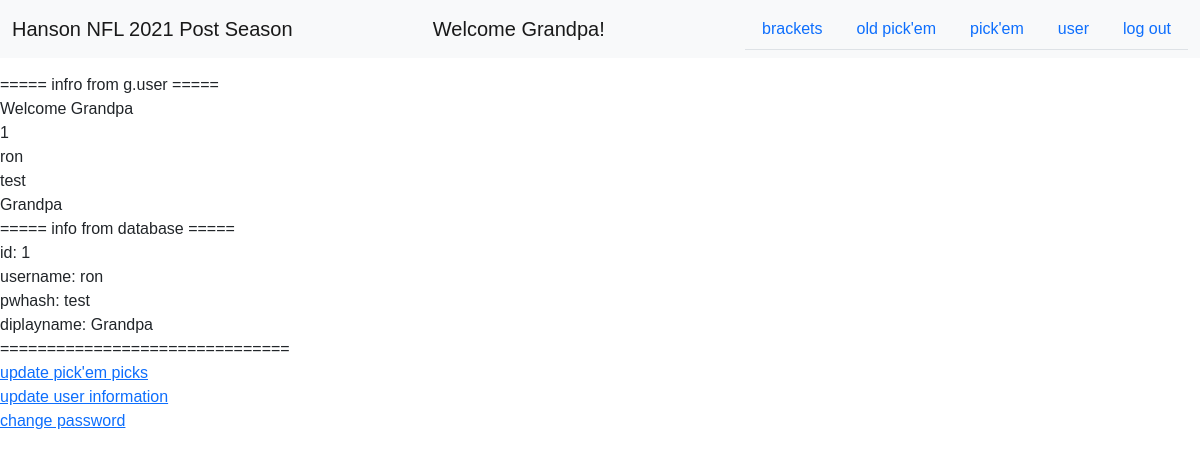
The app's page /user/user (signed in) with its own data.
### tables this page shows
CREATE TABLE user (
    id INTEGER PRIMARY KEY AUTOINCREMENT,
    username TEXT UNIQUE NOT NULL,
    pwhash TEXT NOT NULL,
    displayname TEXT NOT NULL
);

### nfl/user.py (the view)
@bp.route('/user', methods=('GET', 'POST'))
@login_required
def user():
    db = get_db()
    user = db.execute(
        'SELECT * FROM user WHERE id=?', (g.user['id'],)
    ).fetchall()
    return render_template('user/user.html', user=user)

### nfl/auth.py (called while the page is built)
@bp.before_app_request
def load_logged_in_user():
    user_id = session.get('user_id')
    if user_id is None:
        g.user = None
    else:
        g.user = get_db().execute(
            'SELECT * FROM user WHERE id = ?', (user_id,)
        ).fetchone()

def login_required(view):
    @functools.wraps(view)
    def wrapped_view(**kwargs):
        if g.user is None:
            return redirect(url_for('auth.login'))
        return view(**kwargs)
    return wrapped_view

### nfl/db.py (called while the page is built)
def get_db():
    if 'db' not in g:
        g.db = sqlite3.connect(
            current_app.config['DATABASE'],
            detect_types=sqlite3.PARSE_DECLTYPES
        )
        g.db.row_factory = sqlite3.Row
    return g.db

### nfl/templates/user/user.html (shortened to what this page needs)
{% extends "base.html" %}
{% block content %}
    <div>===== infro from g.user =====</div>
    <div>Welcome {{ g.user['displayname'] }}</div>
    <div>{{ g.user['id'] }}</div>
    <div>{{ g.user['username'] }}</div>
    <div>{{ g.user['pwhash'] }}</div>
    <div>{{ g.user['displayname'] }}</div>
    <div>===== info from database =====</div>
    {% for thing in user %}
        <div>id: {{ thing['id'] }}</div>
        <div>username: {{ thing['username'] }}</div>
        <div>pwhash: {{ thing['pwhash'] }}</div>
        <div>diplayname: {{ thing['displayname'] }}</div>
    {% endfor %}
    <div>===============================</div>
    <div>
        <a href="{{ url_for('user.updatepicks') }}">update pick'em picks</a>
    </div>
    <div>
        <a href="{{ url_for('user.updateinfo') }}">update user information</a>
    </div>
    <div>
        <a href="{{ url_for('user.changepassword') }}">change password</a>
    </div>
{% endblock %}

### nfl/templates/base.html (shortened to what this page needs)
<!DOCTYPE html>
<html lang="en">
<head>
    <link href="https://cdn.jsdelivr.net/npm/bootstrap@5.1.3/dist/css/bootstrap.min.css" rel="stylesheet">
    <link rel="stylesheet" href="{{ url_for('static', filename='style.css') }}">
</head>
<body>
    <nav class="navbar navbar-expand-lg navbar-light bg-light">
        <div class="container-fluid">
            <a class="navbar-brand justify-content-center">Hanson NFL 2021 Post Season</a>
            {% if g.user %}
            <a class="navbar-brand justify-content-center">Welcome {{ g.user['displayname'] }}!</a>
            {% else %}
            <a class="navbar-brand justify-content-center"></a>
            {% endif %}
            <ul class="nav nav-tabs justify-content-end">
                {% if g.user %}
                    <li class="nav-item">
                        <a class="nav-link" aria-current="page" href="./brackets.html">
                            <div>brackets</div>
                        </a>
                    </li>
                    <li class="nav-item" aria-current="page">
                        <a class="nav-link" href="{{ url_for('pickem.oldpickem') }}">
                            <div>old pick'em</div>
                        </a>
                    </li>
                    <li class="nav-item" aria-current="page">
                        <a class="nav-link" href="{{ url_for('pickem.newpickem') }}">
                            <div>pick'em</div>
                        </a>
                    </li>
                    <li class="nav-item">
                        <a class="nav-link" aria-current="page" href="{{ url_for('user.user') }}">user</a>
                    </li>
                    <li class="nav-item">
                        <a class="nav-link" aria-current="page" href="{{ url_for('auth.logout') }}">log out</a>
                    </li>
                {% endif %}
            </ul>
        </div>
    </nav>
    <div class="main">
        {% block content %}
        {% endblock %}
    </div>
</body>

### nfl/static/style.css (style rules this page uses)
body { font-family: Optima, sans-serif; padding-top: 3rem; padding-bottom: 3rem; }
.main { margin-top: 25px; }
.navbar { overflow: hidden; background-color: #333; position: fixed; top: 0; width: 100%; }

### records on screen
user: user.displayname "Grandpa", user.id "1", user.username "ron", user.pwhash "test", id "1", username "ron", pwhash "test", displayname "Grandpa"
